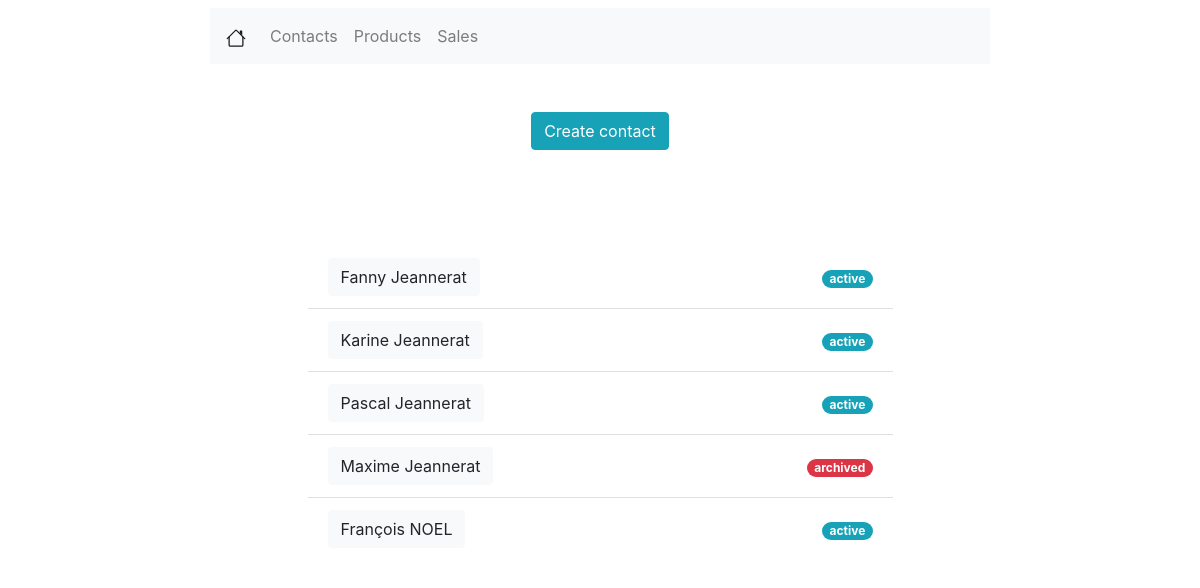
Before: /contacts/ with the older database file.
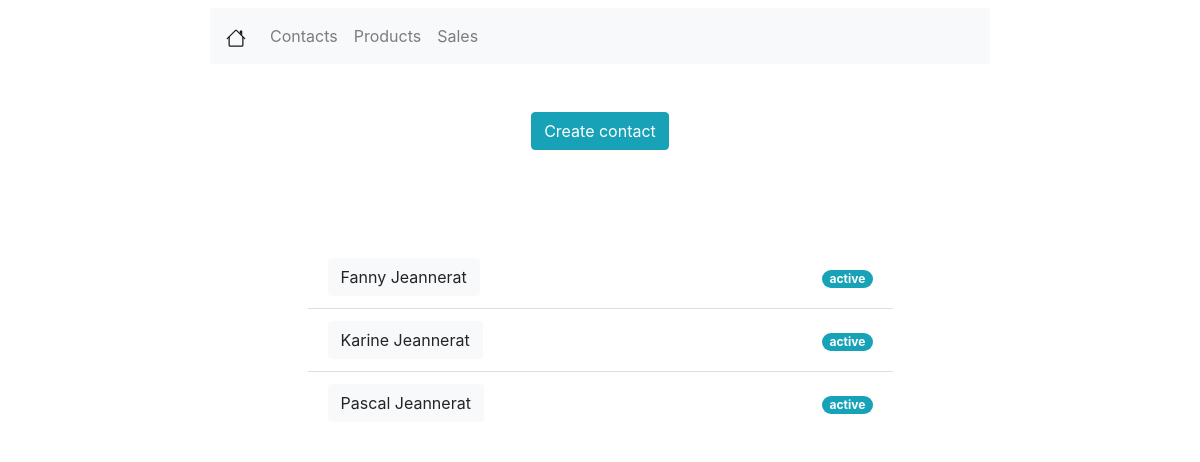
After: the same page with the newer database file.
### contacts/models.py (models this page shows, shortened)
class Contact(models.Model):
    COUNTRY_CHOICES = (
        ('US', 'United States'),
        ('FR', 'France'),
        ('CH', 'Suisse'),
        ('RU', 'Russia'),
        ('IT', 'Italy'),
    )
    TITLE_CHOICES = (
        ('M.', 'Monsieur'),
        ('Mme', 'Madame'),
        ('Melle', 'Mademoiselle'),
        ('NA', 'Sans avis'),
    )
    LANG_CHOICES = (
        ('EN', 'Anglais'),
        ('FR', 'Francais'),
        ('CH', 'Suisse'),
        ('RU', 'Russe'),
        ('IT', 'Italien'),
    )
    is_active = models.BooleanField(verbose_name="active", default=True)
    title = models.CharField(verbose_name="titre", max_length=50, null=False, choices=TITLE_CHOICES, default='Mme')
    lang = models.CharField(verbose_name="Langue", max_length=80, null=False, choices=LANG_CHOICES, default='US')
    name = models.CharField(verbose_name='Prénom', max_length=200, null=True)
    lastname = models.CharField(verbose_name='Nom de famille', max_length=200, null=True)
    age = models.IntegerField(verbose_name='Age', null=True)
    street = models.CharField(verbose_name="Adresse", max_length=100, null=True)
    region_zip = models.IntegerField(verbose_name="Code postale", null=True)
    city = models.CharField(verbose_name="Ville", max_length=200, null=True)
    country = models.CharField(verbose_name="Pays", max_length=100, null=False, choices=COUNTRY_CHOICES, default='CH')
    phone = PhoneNumberField(null=True)
    mobile = PhoneNumberField(null=True)
    email = models.EmailField(verbose_name="E-mail", max_length=254, null=True)
    state = models.CharField(verbose_name="Etat", max_length=20, null=True)

### contacts/views.py (the view)
# urls.py: path('', views.IndexView.as_view(), name='contacts'),
class IndexView(generic.ListView):
    template_name = 'contacts/contacts_listview.html'
    context_object_name = 'contacts_list'
    queryset = Contact.objects.all()

### contacts/templates/contacts/contacts_listview.html (shortened to what this page needs)
{% extends 'viewlist/viewlist.html' %}
{% block viewlist %}
    <div class="row mx-auto mt-5 justify-content-center">
        <form class="form-inline">
            <a class="btn btn-info" href="{% url 'create_contact' %}" role="button">Create contact</a>
        </form>
    </div>
    <div class="row mx-auto mt-5 justify-content-center">
        {% if contacts_list %}
            <ul class="list-group list-group-flush w-50">
                {% for contact in contacts_list %}
                    <li class="list-group-item d-flex justify-content-between align-items-center">
                        <a class="btn btn-light" href="{% url 'contact_detail' contact.id %}"
                           role="button">{{ contact.name }} {{ contact.lastname }}</a>
                        <a href="{% url 'toggle_active' contact.id %}">
                            {% if contact.is_active %}
                                <span class="badge badge-info badge-pill">active</span>
                            {% else %}
                                <span class="badge badge-danger badge-pill">archived</span>
                            {% endif %}
                        </a>
                    </li>
                {% endfor %}
            </ul>
        {% else %}
            <p>No contacts are available</p>
        {% endif %}
    </div>
{% endblock %}

Changed rows visible on the page:
removed Contact: name "Maxime", lastname "Jeannerat", is_active "archived"
removed Contact: name "François", lastname "NOEL", is_active "active"
